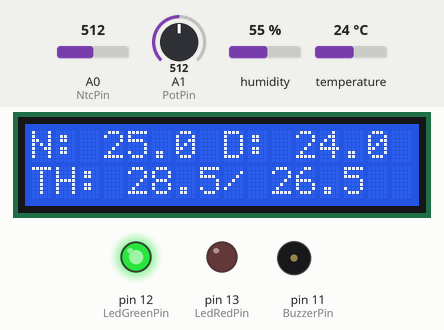
A program run on a simulated Arduino Uno, built with avr-gcc and run on an emulated ATmega328P. On the bench: 16×2 character LCD, output pins drawn as LEDs (lit = HIGH), buzzer (waves = sounding). The test bench sets the inputs (shaded band); at power-on: A0 (NtcPin) = 512, A1 (PotPin) = 512, temperature 24 °C, humidity 55 %. What the program prints to the serial monitor is not drawn.

Above: at 1.2 s.
1.3 s: A0 (NtcPin) set to 481
At 2.1 s:
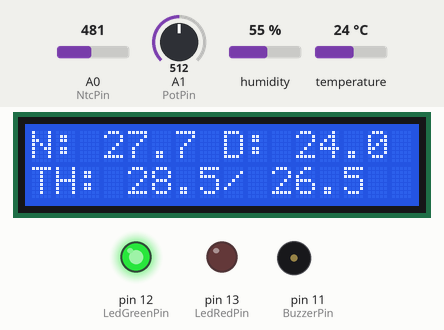
3.0 s: A0 (NtcPin) set to 455
At 4.5 s:
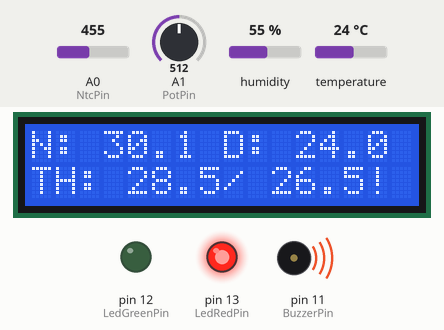
5.0 s: A1 (PotPin) set to 740
At 6.0 s:
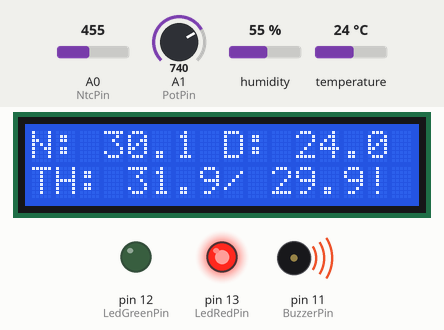
7.0 s: A1 (PotPin) set to 764
At 7.9 s:
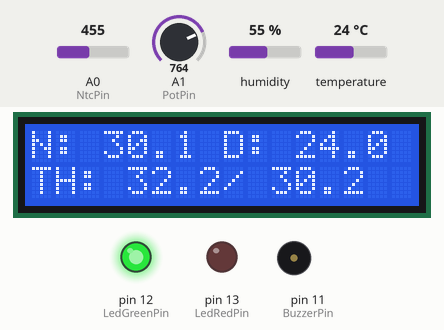
9.0 s: temperature set to 12 °C
At 11.4 s:
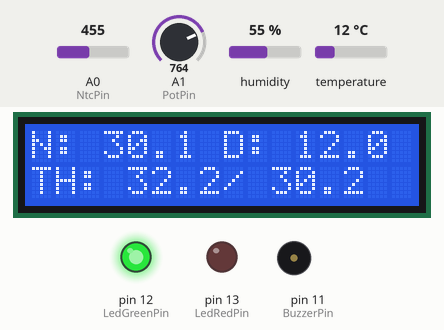
12.0 s: temperature set to 19 °C
At 12.9 s:
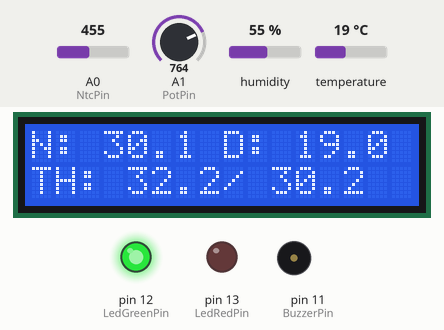
Timing chart, 0 to 15.0 s (numbered marks = the images above; inputs shaded):
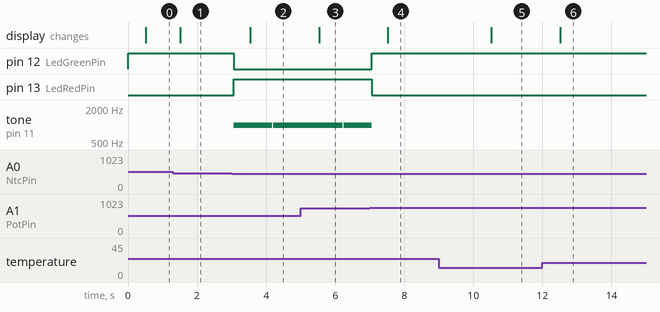

Measured:
- the behaviour switches between 473 and 472 on A0 (NtcPin) (found by bisection; images 1 and 2)
- the behaviour switches between 755 and 756 on A1 (PotPin) (found by bisection; images 3 and 4)
- after the input at 1.3 s, the display: changes after 0.22 s (image 1)
- after the input at 3.0 s, pin 12 (LedGreenPin): HIGH → LOW after 0.06 s; pin 13 (LedRedPin): LOW → HIGH after 0.06 s; tone on pin 11 (BuzzerPin): silent → 1000 Hz after 0.06 s, → silent 1.1 s later, → 1000 Hz 0.02 s later; the display: changes after 0.54 s (image 2)
- after the input at 5.0 s, the display: changes after 0.54 s (image 3)
- after the input at 7.0 s, pin 12 (LedGreenPin): LOW → HIGH after 0.06 s; pin 13 (LedRedPin): HIGH → LOW after 0.06 s; the display: changes after 0.52 s (image 4)
- after the input at 9.0 s, the display: changes after 1.5 s (image 5)
- after the input at 12.0 s, the display: changes after 0.52 s (image 6)

The program:

main.cpp
```cpp
#include <Arduino.h>

#include "config/AppConfig.h"
#include "io/StdioBridge.h"
#include "io/LcdDisplay.h"
#include "sensors/NtcSensor.h"
#include "sensors/DhtSensor.h"
#include "peripherals/LedController.h"
#include "peripherals/BuzzerController.h"
#include "app/MonitorApp.h"

static NtcSensor ntc(AppConfig::NtcPin);
static DhtSensor dht(AppConfig::DhtPin);
static LedController leds(AppConfig::LedGreenPin, AppConfig::LedRedPin);
static BuzzerController buzzer(AppConfig::BuzzerPin);
static LcdDisplay lcd(AppConfig::LcdRsPin,
                      AppConfig::LcdEnPin,
                      AppConfig::LcdD4Pin,
                      AppConfig::LcdD5Pin,
                      AppConfig::LcdD6Pin,
                      AppConfig::LcdD7Pin);
static MonitorApp app(ntc, dht, leds, buzzer, lcd);

void setup() {
    StdioBridge::begin(AppConfig::SerialBaudRate);
    app.begin();
}

void loop() {
    app.tick(millis());
}
```

MonitorApp.cpp
```cpp
#include "MonitorApp.h"

#include <Arduino.h>
#include <stdio.h>
#include <stdlib.h>

#include "config/AppConfig.h"

namespace {

void format_float(float value, char* out, uint8_t width, uint8_t precision) {
    dtostrf(value, width, precision, out);
}

float map_pot_to_setpoint(uint16_t rawPot) {
    const float ratio = static_cast<float>(rawPot) / 1023.0f;
    return AppConfig::AlertSetpointMinC +
           ratio * (AppConfig::AlertSetpointMaxC - AppConfig::AlertSetpointMinC);
}

}  // namespace

MonitorApp::MonitorApp(NtcSensor& ntcSensor,
                                             DhtSensor& dhtSensor,
                                             LedController& leds,
                                             BuzzerController& buzzer,
                                             LcdDisplay& lcd)
    : _ntcSensor(ntcSensor),
      _dhtSensor(dhtSensor),
      _leds(leds),
      _buzzer(buzzer),
            _lcd(lcd),
      _ntcConditioner(AppConfig::AlertThresholdHighC,
                      AppConfig::AlertThresholdLowC,
                      AppConfig::AlertPersistenceSamples),
      _dhtConditioner(AppConfig::AlertThresholdHighC,
                      AppConfig::AlertThresholdLowC,
                      AppConfig::AlertPersistenceSamples),
      _ntcSample{},
      _dhtSample{},
      _ntcState{false, false, 0},
      _dhtState{false, false, 0},
    _potRaw(0),
    _currentSetpointC(AppConfig::AlertSetpointDefaultC),
    _currentThresholdHighC(AppConfig::AlertThresholdHighC),
    _currentThresholdLowC(AppConfig::AlertThresholdLowC),
      _systemAlert(false),
      _lastAcquisitionMs(0),
      _lastReportMs(0) {}

void MonitorApp::begin() {
    char highBuf[8];
    char lowBuf[8];

    _ntcSensor.begin();
    _dhtSensor.begin();
    _leds.begin();
    _buzzer.begin();
    _lcd.begin();

    _ntcConditioner.reset(false);
    _dhtConditioner.reset(false);
    pinMode(AppConfig::PotPin, INPUT);

    printf("Lab5 - Dual sensor threshold monitor (NO FreeRTOS)\n");
    printf("Sensors: Thermistor(A0 analog), DHT11(D8 digital)\n");
        format_float(_currentThresholdHighC, highBuf, 4, 1);
        format_float(_currentThresholdLowC, lowBuf, 4, 1);

        printf("Conditioning: hysteresis [ON>=%sC OFF<=%sC], persistence=%u samples\n",
            highBuf,
            lowBuf,
           AppConfig::AlertPersistenceSamples);
    printf("Periods: acquisition=%lums, reporting=%lums, dht_min=%lums\n",
           AppConfig::AcquisitionPeriodMs,
           AppConfig::ReportPeriodMs,
           AppConfig::DhtMinReadIntervalMs);
    printf("--------------------------------------------------------------\n");
}

void MonitorApp::tick(uint32_t nowMs) {
    if (nowMs - _lastAcquisitionMs >= AppConfig::AcquisitionPeriodMs) {
        _lastAcquisitionMs = nowMs;
        runAcquisitionAndConditioning(nowMs);
    }

    if (nowMs - _lastReportMs >= AppConfig::ReportPeriodMs) {
        _lastReportMs = nowMs;
        runReport(nowMs);
    }
}

void MonitorApp::runAcquisitionAndConditioning(uint32_t nowMs) {
    (void)nowMs;
    _potRaw = analogRead(AppConfig::PotPin);
    _currentSetpointC = map_pot_to_setpoint(_potRaw);
    _currentThresholdHighC = _currentSetpointC + AppConfig::AlertHysteresisHalfBandC;
    _currentThresholdLowC = _currentSetpointC - AppConfig::AlertHysteresisHalfBandC;
    _ntcConditioner.setThresholds(_currentThresholdHighC, _currentThresholdLowC);
    _dhtConditioner.setThresholds(_currentThresholdHighC, _currentThresholdLowC);

    _ntcSample = _ntcSensor.readSample();

    // Silence buzzer during DHT read — tone() ISR can interfere with
    // the timing-critical DHT22 protocol in simulation.
    _buzzer.setAlert(false);
    _dhtSample = _dhtSensor.readSample();

    _ntcState = _ntcConditioner.update(_ntcSample.temperatureC);

    if (_dhtSample.valid) {
        _dhtState = _dhtConditioner.update(_dhtSample.temperatureC);
    }

    _systemAlert = _ntcState.stableHigh || _dhtState.stableHigh;
    _leds.setAlert(_systemAlert);
    _buzzer.setAlert(_systemAlert);
}

void MonitorApp::runReport(uint32_t nowMs) const {
    char ntcTemp[12];
    char ntcVoltage[10];
    char dhtTemp[12];
    char spTemp[8];
    char thHigh[8];
    char thLow[8];

    format_float(_ntcSample.temperatureC, ntcTemp, 7, 2);
    format_float(_ntcSample.voltage, ntcVoltage, 5, 2);
    format_float(_dhtSample.temperatureC, dhtTemp, 7, 2);
    format_float(_currentSetpointC, spTemp, 4, 1);
    format_float(_currentThresholdHighC, thHigh, 4, 1);
    format_float(_currentThresholdLowC, thLow, 4, 1);

    printf("t=%lums\n", nowMs);
    printf("  NTC raw=%4u V=%s T=%sC cand=%u stable=%u db=%u\n",
           _ntcSample.raw,
           ntcVoltage,
           ntcTemp,
           _ntcState.candidateHigh ? 1 : 0,
           _ntcState.stableHigh ? 1 : 0,
           _ntcState.pendingCounter);

    printf("  DHT valid=%u fresh=%u T=%sC cand=%u stable=%u db=%u\n",
           _dhtSample.valid ? 1 : 0,
           _dhtSample.fresh ? 1 : 0,
           dhtTemp,
           _dhtState.candidateHigh ? 1 : 0,
           _dhtState.stableHigh ? 1 : 0,
           _dhtState.pendingCounter);

    printf("  SYS alert=%u LED_G=%u LED_R=%u\n",
           _systemAlert ? 1 : 0,
           _systemAlert ? 0 : 1,
           _systemAlert ? 1 : 0);

        printf("  POT raw=%4u set=%sC TH[ON>=%sC OFF<=%sC]\n",
            _potRaw,
            spTemp,
            thHigh,
            thLow);

    _lcd.showStatus(_ntcSample.temperatureC,
                    _dhtSample.temperatureC,
                    _dhtSample.valid,
                    _systemAlert,
                  _currentThresholdHighC,
                  _currentThresholdLowC);
}
```

MonitorApp.h
```cpp
#pragma once

#include <stdint.h>

#include "peripherals/LedController.h"
#include "peripherals/BuzzerController.h"
#include "sensors/NtcSensor.h"
#include "sensors/DhtSensor.h"
#include "signal/BinaryThresholdFilter.h"
#include "io/LcdDisplay.h"

class MonitorApp {
public:
    MonitorApp(NtcSensor& ntcSensor,
               DhtSensor& dhtSensor,
               LedController& leds,
               BuzzerController& buzzer,
               LcdDisplay& lcd);

    void begin();
    void tick(uint32_t nowMs);

private:
    void runAcquisitionAndConditioning(uint32_t nowMs);
    void runReport(uint32_t nowMs) const;

    NtcSensor& _ntcSensor;
    DhtSensor& _dhtSensor;
    LedController& _leds;
    BuzzerController& _buzzer;
    LcdDisplay& _lcd;

    BinaryThresholdFilter _ntcConditioner;
    BinaryThresholdFilter _dhtConditioner;

    NtcSample _ntcSample;
    DhtSample _dhtSample;

    ThresholdState _ntcState;
    ThresholdState _dhtState;

    uint16_t _potRaw;
    float _currentSetpointC;
    float _currentThresholdHighC;
    float _currentThresholdLowC;

    bool _systemAlert;
    uint32_t _lastAcquisitionMs;
    uint32_t _lastReportMs;
};
```

StdioBridge.cpp
```cpp
#include "StdioBridge.h"

#include <Arduino.h>
#include <stdio.h>

namespace {

int serial_putchar(char c, FILE* stream) {
    (void)stream;
    if (c == '\n') {
        Serial.write('\r');
    }
    Serial.write(c);
    return 0;
}

FILE gStdioUart;

}  // namespace

namespace StdioBridge {

void begin(uint32_t baudRate) {
    Serial.begin(baudRate);

    fdev_setup_stream(&gStdioUart, serial_putchar, nullptr, _FDEV_SETUP_WRITE);
    stdout = &gStdioUart;
}

}  // namespace StdioBridge
```

StdioBridge.h
```cpp
#pragma once

#include <stdint.h>

namespace StdioBridge {

void begin(uint32_t baudRate);

}  // namespace StdioBridge
```

BuzzerController.cpp
```cpp
#include "BuzzerController.h"
#include <Arduino.h>

BuzzerController::BuzzerController(uint8_t pin)
    : _pin(pin) {}

void BuzzerController::begin() {
    pinMode(_pin, OUTPUT);
    noTone(_pin);
}

void BuzzerController::setAlert(bool alert) {
    if (alert) {
        tone(_pin, kToneHz);
    } else {
        noTone(_pin);
    }
}
```

BuzzerController.h
```cpp
#pragma once
#include <stdint.h>

// ============================================================
// BuzzerController – drives a passive buzzer via tone().
// setAlert(true)  → buzzer ON at kToneHz
// setAlert(false) → buzzer OFF
// ============================================================

class BuzzerController {
public:
    explicit BuzzerController(uint8_t pin);

    void begin();
    void setAlert(bool alert);

private:
    uint8_t _pin;
    static constexpr uint16_t kToneHz = 1000;
};
```

LedController.cpp
```cpp
#include "LedController.h"
#include <Arduino.h>

LedController::LedController(uint8_t greenPin, uint8_t redPin)
    : _greenPin(greenPin), _redPin(redPin) {}

void LedController::begin() {
    pinMode(_greenPin, OUTPUT);
    pinMode(_redPin,   OUTPUT);
    // Default: system OK
    digitalWrite(_greenPin, HIGH);
    digitalWrite(_redPin,   LOW);
}

void LedController::setAlert(bool alert) {
    digitalWrite(_greenPin, alert ? LOW  : HIGH);
    digitalWrite(_redPin,   alert ? HIGH : LOW);
}
```

LedController.h
```cpp
#pragma once
#include <stdint.h>

// ============================================================
// LedController – manages the green (OK) and red (alert) LEDs.
// ============================================================

class LedController {
public:
    LedController(uint8_t greenPin, uint8_t redPin);

    void begin();

    // Drive both LEDs atomically based on alert state.
    // alert=false → green ON, red OFF
    // alert=true  → green OFF, red ON
    void setAlert(bool alert);

private:
    uint8_t _greenPin;
    uint8_t _redPin;
};
```

DhtSensor.cpp
```cpp
#include "DhtSensor.h"

#include <Arduino.h>

DhtSensor::DhtSensor(uint8_t dataPin)
    : _dht(dataPin, DHT11),
      _lastTemperatureC(0.0f),
      _hasValue(false) {}

void DhtSensor::begin() {
    _dht.begin();
}

DhtSample DhtSensor::readSample() {
    DhtSample sample{};

    // Let the Adafruit library handle its own 2s cache internally.
    // No force flag — the library returns the cached value if called
    // within 2s, and performs a real read otherwise.
    float t = _dht.readTemperature();

    if (!isnan(t)) {
        _lastTemperatureC = t;
        _hasValue         = true;
        sample.valid      = true;
        sample.fresh      = true;
        sample.temperatureC = t;
    } else {
        sample.valid        = _hasValue;
        sample.fresh        = false;
        sample.temperatureC = _lastTemperatureC;
    }

    return sample;
}
```

DhtSensor.h
```cpp
#pragma once

#include <stdint.h>
#include <DHT.h>

struct DhtSample {
    bool valid;
    bool fresh;
    float temperatureC;
};

class DhtSensor {
public:
    explicit DhtSensor(uint8_t dataPin);

    void begin();
    DhtSample readSample();

private:
    DHT _dht;
    float _lastTemperatureC;
    bool _hasValue;
};
```

NtcSensor.cpp
```cpp
#include "NtcSensor.h"

#include <Arduino.h>
#include <math.h>

#include "config/AppConfig.h"

NtcSensor::NtcSensor(uint8_t analogPin) : _analogPin(analogPin) {}

void NtcSensor::begin() const {
    pinMode(_analogPin, INPUT);
}

NtcSample NtcSensor::readSample() const {
    NtcSample sample{};

    sample.raw = static_cast<uint16_t>(analogRead(_analogPin));
    sample.voltage = (static_cast<float>(sample.raw) * AppConfig::AdcVref) / 1023.0f;

    // Divider model: Vout = Vref * Rntc / (Rfixed + Rntc)
    // => Rntc = Rfixed * Vout / (Vref - Vout)
    const float denominator = AppConfig::AdcVref - sample.voltage;
    if (denominator <= 0.001f) {
        sample.resistanceOhm = 10000000.0f;
    } else {
        sample.resistanceOhm = AppConfig::NtcRFixedOhm * sample.voltage / denominator;
    }

    // Beta model: 1/T = 1/T0 + (1/B) * ln(R/R0)
    const float ratio = sample.resistanceOhm / AppConfig::NtcR25Ohm;
    const float inverseT = (1.0f / AppConfig::NtcT0Kelvin) + (log(ratio) / AppConfig::NtcBeta);
    const float temperatureKelvin = 1.0f / inverseT;
    sample.temperatureC = temperatureKelvin - 273.15f;

    return sample;
}
```

NtcSensor.h
```cpp
#pragma once

#include <stdint.h>

struct NtcSample {
    uint16_t raw;
    float voltage;
    float resistanceOhm;
    float temperatureC;
};

class NtcSensor {
public:
    explicit NtcSensor(uint8_t analogPin);

    void begin() const;
    NtcSample readSample() const;

private:
    uint8_t _analogPin;
};
```

BinaryThresholdFilter.cpp
```cpp
#include "BinaryThresholdFilter.h"

BinaryThresholdFilter::BinaryThresholdFilter(float highThresholdC,
                                             float lowThresholdC,
                                             uint8_t confirmSamples)
    : _highThresholdC(highThresholdC),
      _lowThresholdC(lowThresholdC),
      _confirmSamples(confirmSamples == 0 ? 1 : confirmSamples),
      _state{false, false, 0} {}

void BinaryThresholdFilter::reset(bool initialStableHigh) {
    _state.candidateHigh = initialStableHigh;
    _state.stableHigh = initialStableHigh;
    _state.pendingCounter = 0;
}

void BinaryThresholdFilter::setThresholds(float highThresholdC, float lowThresholdC) {
    _highThresholdC = highThresholdC;
    _lowThresholdC = lowThresholdC;
}

ThresholdState BinaryThresholdFilter::update(float valueC) {
    if (_state.candidateHigh) {
        if (valueC <= _lowThresholdC) {
            _state.candidateHigh = false;
        }
    } else {
        if (valueC >= _highThresholdC) {
            _state.candidateHigh = true;
        }
    }

    if (_state.candidateHigh == _state.stableHigh) {
        _state.pendingCounter = 0;
    } else {
        if (_state.pendingCounter < _confirmSamples) {
            ++_state.pendingCounter;
        }
        if (_state.pendingCounter >= _confirmSamples) {
            _state.stableHigh = _state.candidateHigh;
            _state.pendingCounter = 0;
        }
    }

    return _state;
}

const ThresholdState& BinaryThresholdFilter::state() const {
    return _state;
}
```

BinaryThresholdFilter.h
```cpp
#pragma once

#include <stdint.h>

struct ThresholdState {
    bool candidateHigh;
    bool stableHigh;
    uint8_t pendingCounter;
};

class BinaryThresholdFilter {
public:
    BinaryThresholdFilter(float highThresholdC, float lowThresholdC, uint8_t confirmSamples);

    void reset(bool initialStableHigh = false);
    void setThresholds(float highThresholdC, float lowThresholdC);
    ThresholdState update(float valueC);
    const ThresholdState& state() const;

private:
    float _highThresholdC;
    float _lowThresholdC;
    uint8_t _confirmSamples;

    ThresholdState _state;
};
```

AppConfig.h
```cpp
#pragma once
#include <stdint.h>

namespace AppConfig {

// Pin assignments
static constexpr uint8_t NtcPin = A0;
static constexpr uint8_t PotPin = A1;
static constexpr uint8_t DhtPin = 8;
static constexpr uint8_t LcdRsPin = 2;
static constexpr uint8_t LcdEnPin = 3;
static constexpr uint8_t LcdD4Pin = 4;
static constexpr uint8_t LcdD5Pin = 5;
static constexpr uint8_t LcdD6Pin = 6;
static constexpr uint8_t LcdD7Pin = 7;
static constexpr uint8_t LedGreenPin = 12;
static constexpr uint8_t LedRedPin = 13;
static constexpr uint8_t BuzzerPin = 11;

// Serial
static constexpr uint32_t SerialBaudRate = 115200;

// Timing
static constexpr uint32_t AcquisitionPeriodMs = 40;  // 20-100ms requirement.
static constexpr uint32_t ReportPeriodMs = 500;
static constexpr uint32_t DhtMinReadIntervalMs = 2000;  // DHT11 datasheet min is 1000ms; Adafruit library enforces 2000ms internally.

// Pot-controlled threshold range with fixed hysteresis around the setpoint.
static constexpr float AlertSetpointMinC = 20.0f;
static constexpr float AlertSetpointMaxC = 35.0f;
static constexpr float AlertHysteresisHalfBandC = 1.0f;
static constexpr float AlertSetpointDefaultC =
	(AlertSetpointMinC + AlertSetpointMaxC) * 0.5f;
static constexpr float AlertThresholdHighC =
	AlertSetpointDefaultC + AlertHysteresisHalfBandC;
static constexpr float AlertThresholdLowC =
	AlertSetpointDefaultC - AlertHysteresisHalfBandC;

// Persistence filter for binary conditioned state.
// At 40ms acquisition this means 80ms confirmation (<100ms).
static constexpr uint8_t AlertPersistenceSamples = 2;

// NTC calibration constants (B-parameter model).
static constexpr float AdcVref = 5.0f;
static constexpr float NtcRFixedOhm = 10000.0f;
static constexpr float NtcR25Ohm = 10000.0f;
static constexpr float NtcBeta = 3950.0f;
static constexpr float NtcT0Kelvin = 298.15f;

}  // namespace AppConfig
```

LcdDisplay.h
```cpp
#pragma once

#include <LiquidCrystal.h>
#include <stdint.h>

class LcdDisplay {
public:
    LcdDisplay(uint8_t rsPin,
               uint8_t enPin,
               uint8_t d4Pin,
               uint8_t d5Pin,
               uint8_t d6Pin,
               uint8_t d7Pin);

    void begin();
    void showStatus(float ntcTempC,
                    float dhtTempC,
                    bool dhtValid,
                    bool alertActive,
                    float thresholdHighC,
                    float thresholdLowC);

private:
    LiquidCrystal _lcd;
};
```

Source omitted: LcdDisplay.cpp (1811 bytes)
